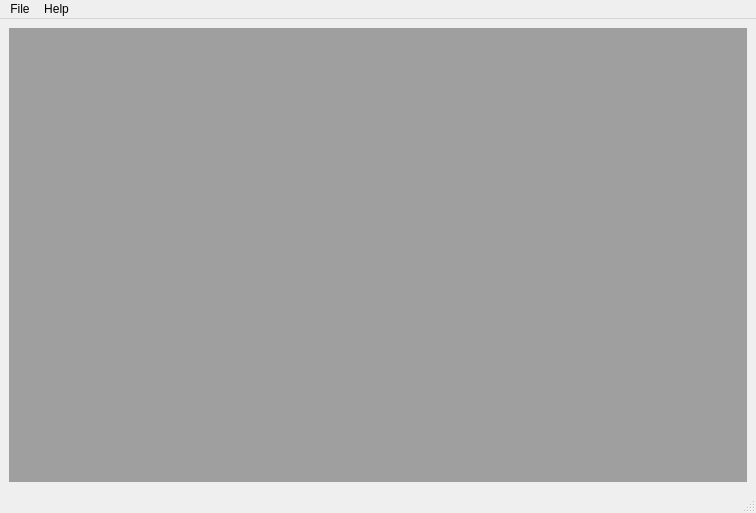
<?xml version="1.0" encoding="UTF-8"?>
<ui version="4.0">
 <class>MainWindow</class>
 <widget class="QMainWindow" name="MainWindow">
  <property name="geometry">
   <rect>
    <x>0</x>
    <y>0</y>
    <width>756</width>
    <height>513</height>
   </rect>
  </property>
  <property name="windowTitle">
   <string>MainWindow</string>
  </property>
  <widget class="QWidget" name="centralwidget">
   <layout class="QVBoxLayout" name="verticalLayout">
    <item>
     <widget class="QMdiArea" name="mdiArea"/>
    </item>
   </layout>
  </widget>
  <widget class="QMenuBar" name="menubar">
   <property name="geometry">
    <rect>
     <x>0</x>
     <y>0</y>
     <width>756</width>
     <height>30</height>
    </rect>
   </property>
   <widget class="QMenu" name="menutest">
    <property name="title">
     <string>File</string>
    </property>
    <addaction name="actionOpen_File"/>
    <addaction name="actionQuit"/>
   </widget>
   <widget class="QMenu" name="menuHelp">
    <property name="title">
     <string>Help</string>
    </property>
   </widget>
   <addaction name="menutest"/>
   <addaction name="menuHelp"/>
  </widget>
  <widget class="QStatusBar" name="statusbar"/>
  <action name="actionOpen_File">
   <property name="text">
    <string>Open File</string>
   </property>
  </action>
  <action name="actionQuit">
   <property name="text">
    <string>Quit</string>
   </property>
  </action>
 </widget>
 <resources/>
 <connections>
  <connection>
   <sender>actionQuit</sender>
   <signal>triggered()</signal>
   <receiver>MainWindow</receiver>
   <slot>shutdownApp()</slot>
   <hints>
    <hint type="sourcelabel">
     <x>-1</x>
     <y>-1</y>
    </hint>
    <hint type="destinationlabel">
     <x>377</x>
     <y>256</y>
    </hint>
   </hints>
  </connection>
 </connections>
 <slots>
  <slot>shutdownApp()</slot>
 </slots>
</ui>
